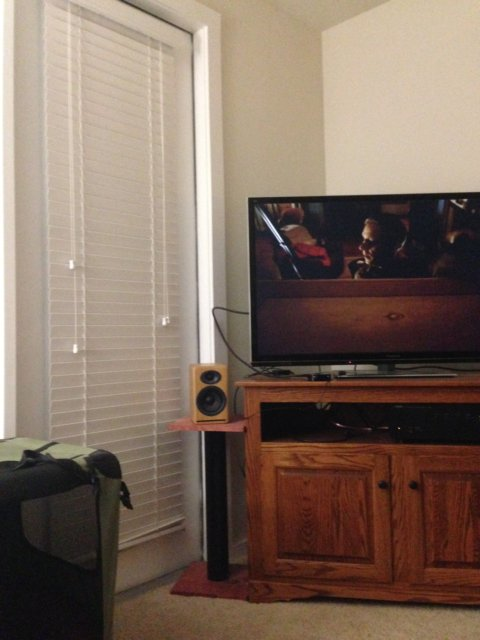
#> input picture data/1.jpg, 480 x 640 px
$ python -i 1__pencil_sketch_conversion.py   (imports and definitions only)
#> lines starting #> are read from the running program, lines starting #| are printed output that depends on the picture
#> further down, picture is the input picture: shape (640, 480, 3); mean B, G, R 95.3, 108.5, 127.8
import cv2
import numpy as np
import tkinter as tk
from tkinter import filedialog
from tkinter import messagebox
from PIL import Image, ImageTk

# 이미지 저장 폴더
images = {"original": None, "sketch": None}


def open_file():
    filepath = filedialog.askopenfilename()
    if not filepath:
        return
    img = cv2.imread(filepath)
    display_image(img, original=True)
    sketch_img = convert_to_sketch(img)
    display_image(sketch_img, original=False)


def convert_to_sketch(img):
    gray_img = cv2.cvtColor(img, cv2.COLOR_BGR2GRAY)
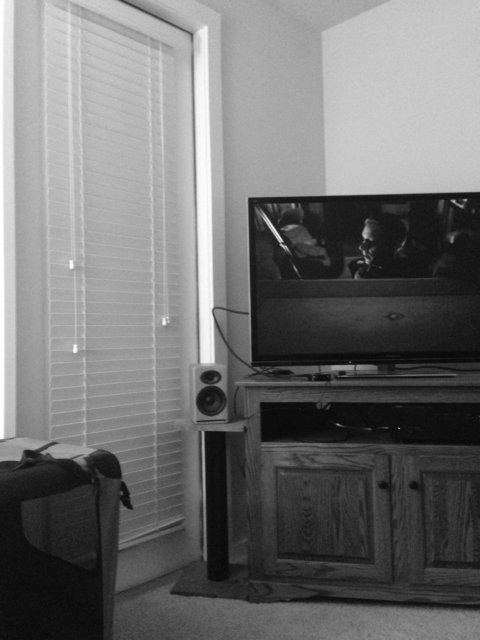
#> gray_img: shape (640, 480); min 2, max 255, mean 112.7

    # 픽셀 값이 반전된 새로운 그레이스케일 이미지 (255-현재 픽셀 값)
    inverted_img = cv2.bitwise_not(gray_img)
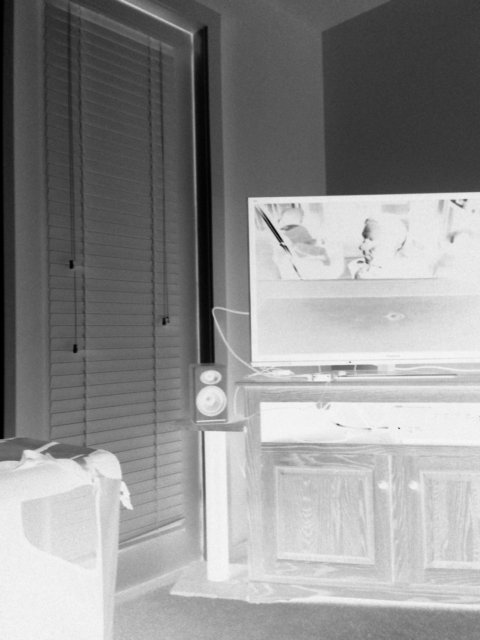
#> inverted_img: shape (640, 480); min 0, max 253, mean 142.3

    # 블러처리 - 노이즈제거, 흐림효과
    blurred_img = cv2.GaussianBlur(inverted_img, (21,21), sigmaX=0, sigmaY=0)
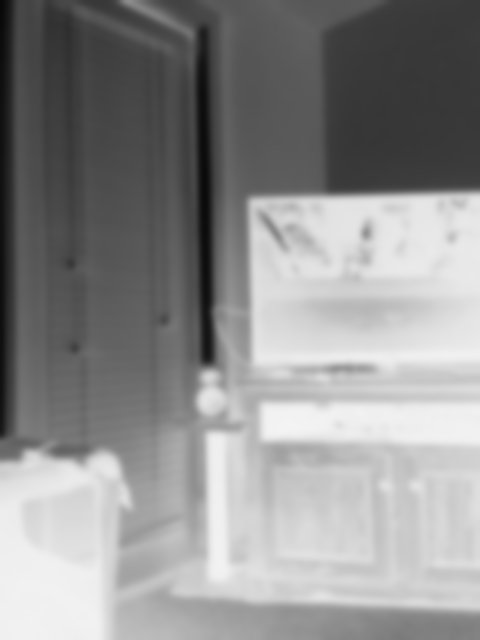
#> blurred_img: shape (640, 480); min 8, max 243, mean 142.3

    # 이미지반전 - 블러 효과가 강조된 영역은 더 밝아지고, 어두운 영역은 더 부각됨
    inverted_blur_img = cv2.bitwise_not(blurred_img)
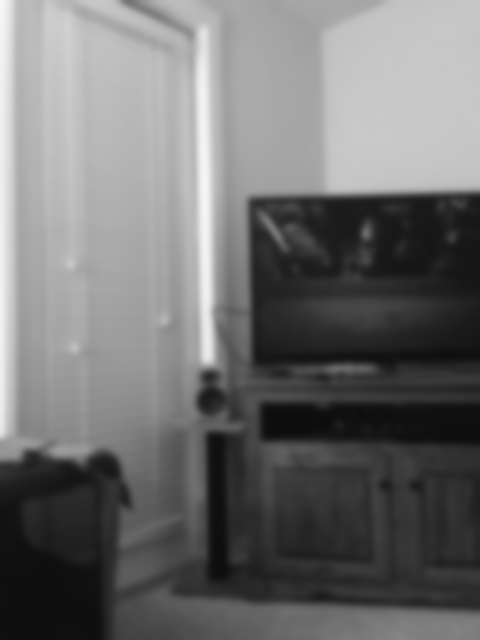
#> inverted_blur_img: shape (640, 480); min 12, max 247, mean 112.7

    # 두 개의 이미지를 픽셀 단위로 나눔
    sketch_img = cv2.divide(gray_img, inverted_blur_img, scale=256.0)
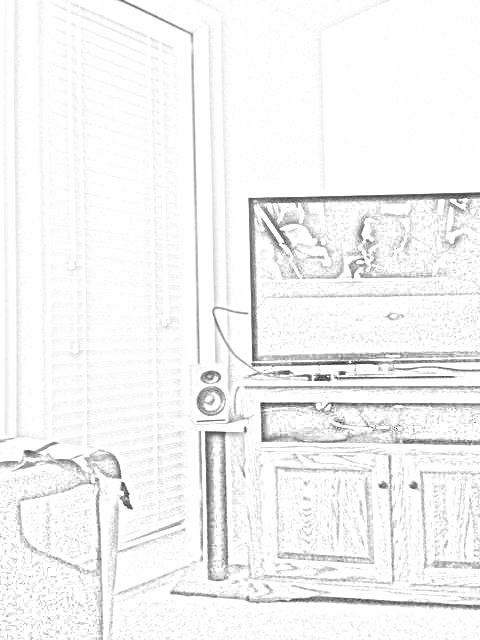
#> sketch_img: shape (640, 480); min 27, max 255, mean 244.2

    return sketch_img


def display_image(img, original):
    img_rgb = cv2.cvtColor(img, cv2.COLOR_BGR2RGB) if original else img
    img_pil = Image.fromarray(img_rgb)
    img_tk = ImageTk.PhotoImage(image=img_pil)

    if original:
        images['original'] = img_pil
    else:
        images['sketch'] = img_pil

    label = original_image_label if original else sketch_image_label
    label.config(image=img_tk)
    label.image = img_tk


def save_sketch():
    if images['sketch'] is None:
        messagebox.showerror('Error', 'No sketch to save.')
        return

    sketch_filepath = filedialog.asksaveasfilename(defaultextension=".png", filetypes=[("PNG files", "*.png")])
    if not sketch_filepath:
        return

    # 파일로 저장
    images['sketch'].save(sketch_filepath, "PNG")
    messagebox.showinfo("Saved", "Sketch saved to {}".format(sketch_filepath))


# [2 lines not run here, left out]

# [1 line that did not run here, left out]
# [1 line not run here, left out]

# [1 line that did not run here, left out]
# [1 line not run here, left out]
# [1 line that did not run here, left out]
# [1 line not run here, left out]

# [1 line that did not run here, left out]
# [1 line not run here, left out]

# [1 line that did not run here, left out]
# [1 line not run here, left out]

# [1 line that did not run here, left out]
# [3 lines not run here, left out]

>>> import cv2
>>> picture = cv2.imread('data/1.jpg')
>>> result = convert_to_sketch(picture)

$ run again, on data/bird1.jpg
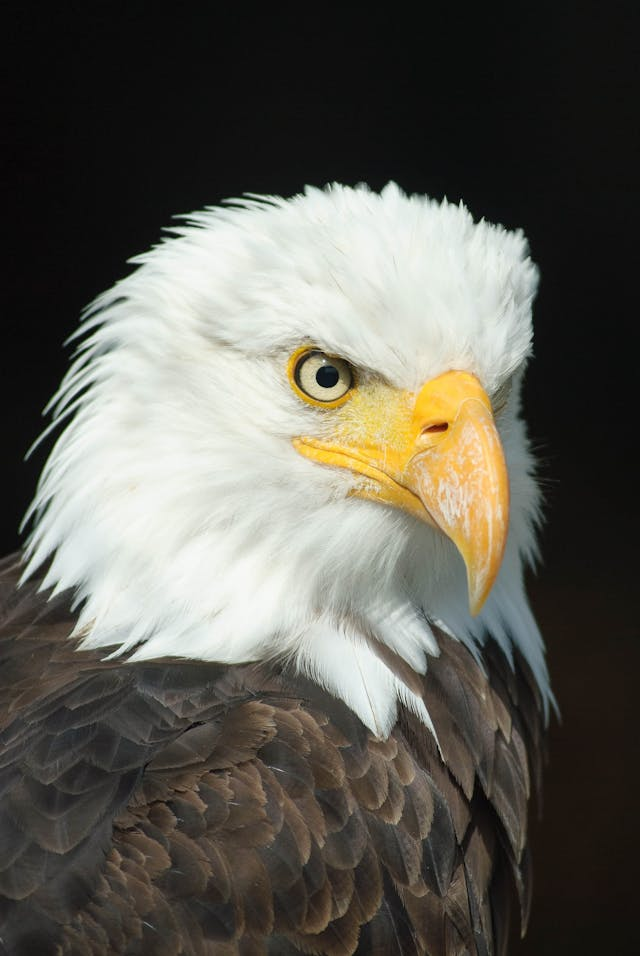
#> input picture data/bird1.jpg, 640 x 956 px
#> picture is the input picture: shape (956, 640, 3); mean B, G, R 85.1, 93.3, 95.1
#> in convert_to_sketch, `blurred_img = cv2.GaussianBlur(inverted_img, (21,21), sigmaX=0, sigmaY..`:
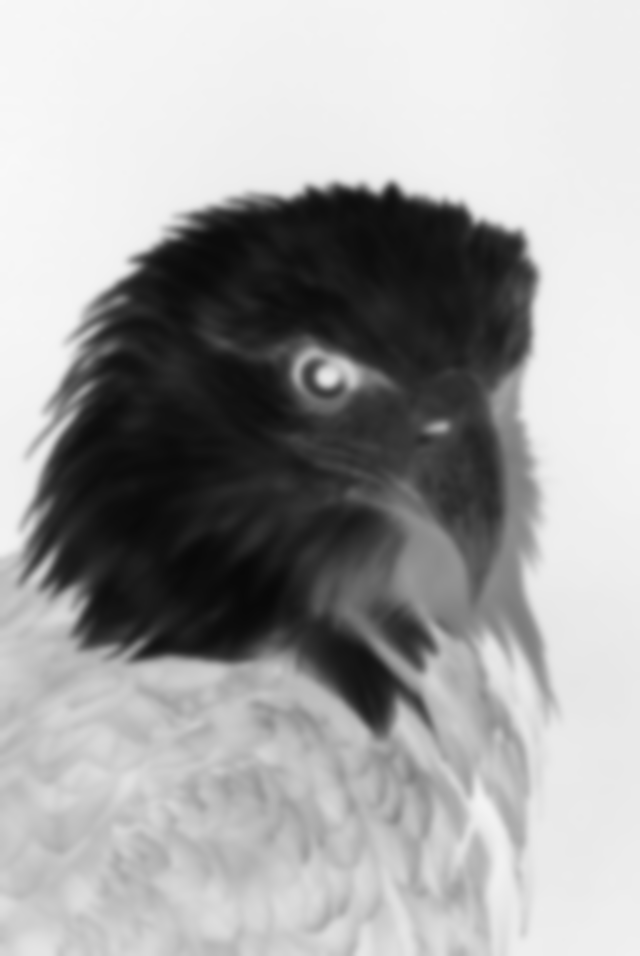
#> blurred_img: shape (956, 640); min 8, max 248, mean 162.1
#> in convert_to_sketch, `sketch_img = cv2.divide(gray_img, inverted_blur_img, scale=256.0)`:
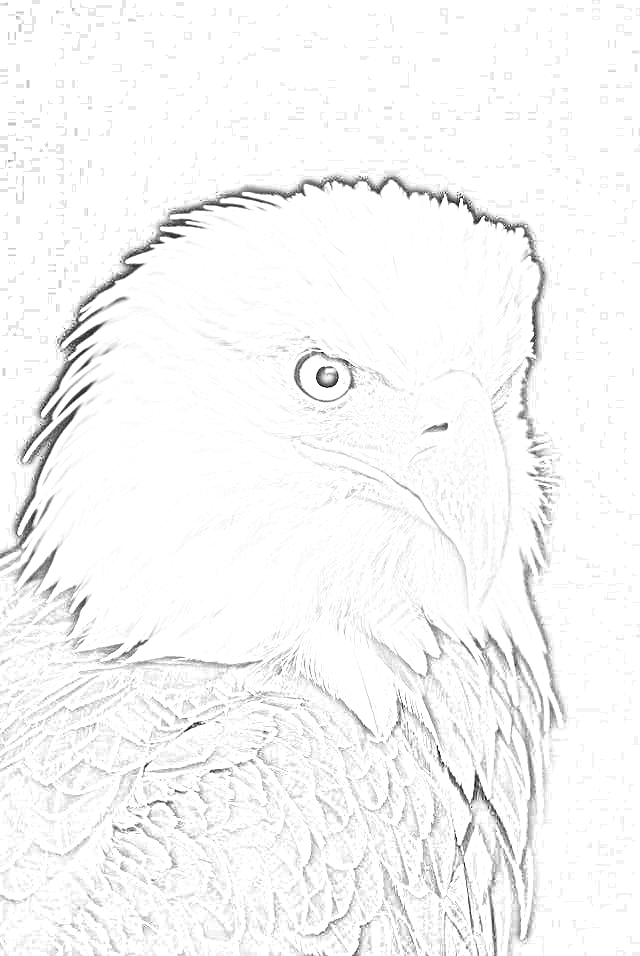
#> sketch_img: shape (956, 640); min 3, max 255, mean 247.1

$ run again, on data/coin1.jpg
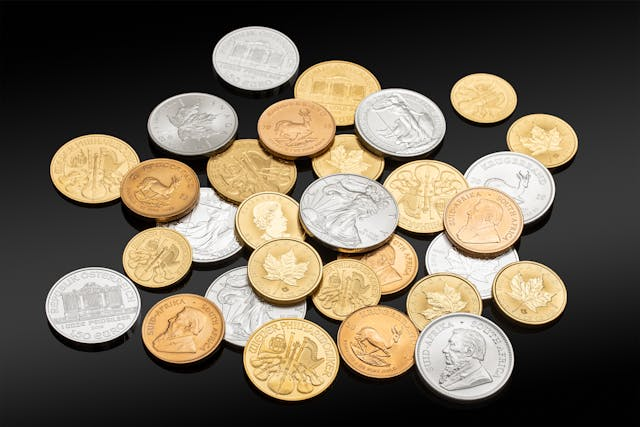
#> input picture data/coin1.jpg, 640 x 427 px
#> picture is the input picture: shape (427, 640, 3); mean B, G, R 83.4, 99.9, 110.2
#> in convert_to_sketch, `blurred_img = cv2.GaussianBlur(inverted_img, (21,21), sigmaX=0, sigmaY..`:
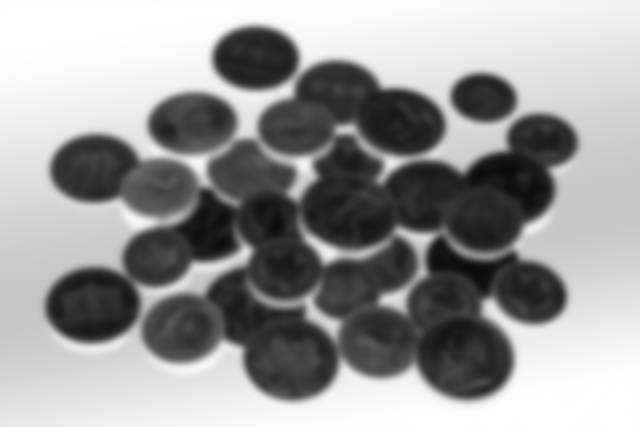
#> blurred_img: shape (427, 640); min 11, max 254, mean 153.9
#> in convert_to_sketch, `sketch_img = cv2.divide(gray_img, inverted_blur_img, scale=256.0)`:
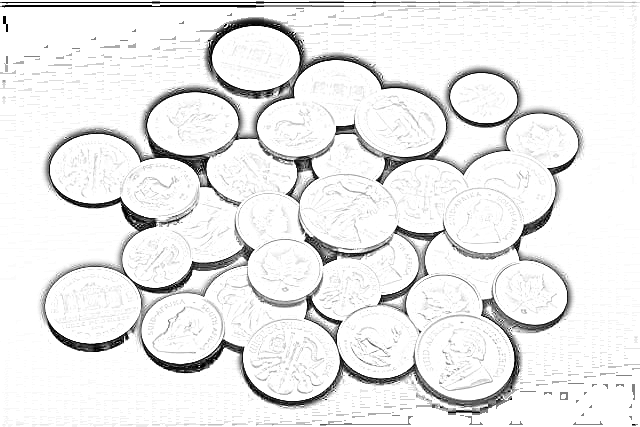
#> sketch_img: shape (427, 640); min 0, max 255, mean 235.7
